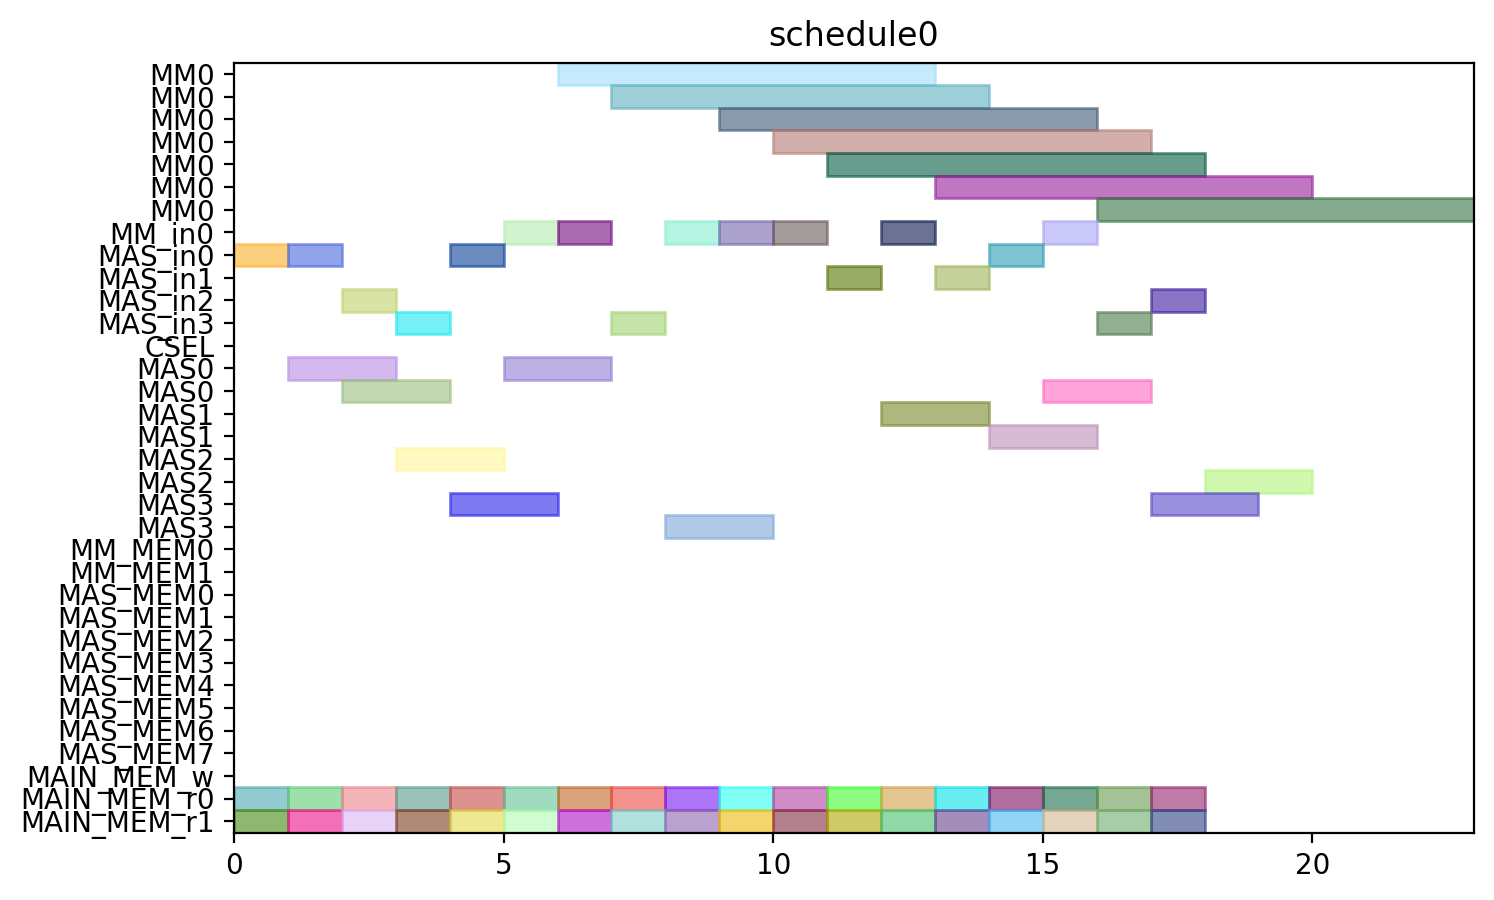

This chart was generated by the following Python code:
from pyschedule import Scenario, solvers, plotters, alt


def solve():
	horizon = 120
	S = Scenario("schedule0", horizon=horizon)

	# resource
	MM = S.Resources('MM', num=1, size=7)
	MM_in = S.Resources('MM_in', num=1)
	MAS_in = S.Resources('MAS_in', num=4)
	CSEL = S.Resource('CSEL')
	MAS = S.Resources('MAS', num=4, size=2, periods=range(1, horizon))
	MM_MEM = S.Resources('MM_MEM', num=2)
	MAS_MEM = S.Resources('MAS_MEM', num=8)
	MAIN_MEM_w = S.Resource('MAIN_MEM_w', size=1)
	MAIN_MEM_r = S.Resources('MAIN_MEM_r', num=2)

	# result of previous scheduling

	# new tasks
	t0_t0 = S.Task('t0_t0', length=2, delay_cost=1)
	t0_t0 += alt(MAS)
	t0_t0_in = S.Task('t0_t0_in', length=1, delay_cost=1)
	t0_t0_in += alt(MAS_in)
	S += t0_t0_in*MAS_in[0]<=t0_t0*MAS[0]

	S += t0_t0_in*MAS_in[1]<=t0_t0*MAS[1]

	S += t0_t0_in*MAS_in[2]<=t0_t0*MAS[2]

	S += t0_t0_in*MAS_in[3]<=t0_t0*MAS[3]

	t0_t0_mem0 = S.Task('t0_t0_mem0', length=1, delay_cost=1)
	t0_t0_mem0 += MAIN_MEM_r[0]
	S += t0_t0_mem0 <= t0_t0

	t0_t0_mem1 = S.Task('t0_t0_mem1', length=1, delay_cost=1)
	t0_t0_mem1 += MAIN_MEM_r[1]
	S += t0_t0_mem1 <= t0_t0

	t0_t1 = S.Task('t0_t1', length=2, delay_cost=1)
	t0_t1 += alt(MAS)
	t0_t1_in = S.Task('t0_t1_in', length=1, delay_cost=1)
	t0_t1_in += alt(MAS_in)
	S += t0_t1_in*MAS_in[0]<=t0_t1*MAS[0]

	S += t0_t1_in*MAS_in[1]<=t0_t1*MAS[1]

	S += t0_t1_in*MAS_in[2]<=t0_t1*MAS[2]

	S += t0_t1_in*MAS_in[3]<=t0_t1*MAS[3]

	t0_t1_mem0 = S.Task('t0_t1_mem0', length=1, delay_cost=1)
	t0_t1_mem0 += MAIN_MEM_r[0]
	S += t0_t1_mem0 <= t0_t1

	t0_t1_mem1 = S.Task('t0_t1_mem1', length=1, delay_cost=1)
	t0_t1_mem1 += MAIN_MEM_r[1]
	S += t0_t1_mem1 <= t0_t1

	t0_t3 = S.Task('t0_t3', length=7, delay_cost=1)
	t0_t3 += alt(MM)
	t0_t3_in = S.Task('t0_t3_in', length=1, delay_cost=1)
	t0_t3_in += alt(MM_in)
	S += t0_t3_in*MM_in[0]<=t0_t3*MM[0]
	t0_t3_mem0 = S.Task('t0_t3_mem0', length=1, delay_cost=1)
	t0_t3_mem0 += MAIN_MEM_r[0]
	S += t0_t3_mem0 <= t0_t3

	t0_t3_mem1 = S.Task('t0_t3_mem1', length=1, delay_cost=1)
	t0_t3_mem1 += MAIN_MEM_r[1]
	S += t0_t3_mem1 <= t0_t3

	t1_t0 = S.Task('t1_t0', length=2, delay_cost=1)
	t1_t0 += alt(MAS)
	t1_t0_in = S.Task('t1_t0_in', length=1, delay_cost=1)
	t1_t0_in += alt(MAS_in)
	S += t1_t0_in*MAS_in[0]<=t1_t0*MAS[0]

	S += t1_t0_in*MAS_in[1]<=t1_t0*MAS[1]

	S += t1_t0_in*MAS_in[2]<=t1_t0*MAS[2]

	S += t1_t0_in*MAS_in[3]<=t1_t0*MAS[3]

	t1_t0_mem0 = S.Task('t1_t0_mem0', length=1, delay_cost=1)
	t1_t0_mem0 += MAIN_MEM_r[0]
	S += t1_t0_mem0 <= t1_t0

	t1_t0_mem1 = S.Task('t1_t0_mem1', length=1, delay_cost=1)
	t1_t0_mem1 += MAIN_MEM_r[1]
	S += t1_t0_mem1 <= t1_t0

	t1_t1 = S.Task('t1_t1', length=2, delay_cost=1)
	t1_t1 += alt(MAS)
	t1_t1_in = S.Task('t1_t1_in', length=1, delay_cost=1)
	t1_t1_in += alt(MAS_in)
	S += t1_t1_in*MAS_in[0]<=t1_t1*MAS[0]

	S += t1_t1_in*MAS_in[1]<=t1_t1*MAS[1]

	S += t1_t1_in*MAS_in[2]<=t1_t1*MAS[2]

	S += t1_t1_in*MAS_in[3]<=t1_t1*MAS[3]

	t1_t1_mem0 = S.Task('t1_t1_mem0', length=1, delay_cost=1)
	t1_t1_mem0 += MAIN_MEM_r[0]
	S += t1_t1_mem0 <= t1_t1

	t1_t1_mem1 = S.Task('t1_t1_mem1', length=1, delay_cost=1)
	t1_t1_mem1 += MAIN_MEM_r[1]
	S += t1_t1_mem1 <= t1_t1

	t1_t3 = S.Task('t1_t3', length=7, delay_cost=1)
	t1_t3 += alt(MM)
	t1_t3_in = S.Task('t1_t3_in', length=1, delay_cost=1)
	t1_t3_in += alt(MM_in)
	S += t1_t3_in*MM_in[0]<=t1_t3*MM[0]
	t1_t3_mem0 = S.Task('t1_t3_mem0', length=1, delay_cost=1)
	t1_t3_mem0 += MAIN_MEM_r[0]
	S += t1_t3_mem0 <= t1_t3

	t1_t3_mem1 = S.Task('t1_t3_mem1', length=1, delay_cost=1)
	t1_t3_mem1 += MAIN_MEM_r[1]
	S += t1_t3_mem1 <= t1_t3

	t2_t2 = S.Task('t2_t2', length=2, delay_cost=1)
	t2_t2 += alt(MAS)
	t2_t2_in = S.Task('t2_t2_in', length=1, delay_cost=1)
	t2_t2_in += alt(MAS_in)
	S += t2_t2_in*MAS_in[0]<=t2_t2*MAS[0]

	S += t2_t2_in*MAS_in[1]<=t2_t2*MAS[1]

	S += t2_t2_in*MAS_in[2]<=t2_t2*MAS[2]

	S += t2_t2_in*MAS_in[3]<=t2_t2*MAS[3]

	t2_t2_mem0 = S.Task('t2_t2_mem0', length=1, delay_cost=1)
	t2_t2_mem0 += MAIN_MEM_r[0]
	S += t2_t2_mem0 <= t2_t2

	t2_t2_mem1 = S.Task('t2_t2_mem1', length=1, delay_cost=1)
	t2_t2_mem1 += MAIN_MEM_r[1]
	S += t2_t2_mem1 <= t2_t2

	t5_t0 = S.Task('t5_t0', length=7, delay_cost=1)
	t5_t0 += alt(MM)
	t5_t0_in = S.Task('t5_t0_in', length=1, delay_cost=1)
	t5_t0_in += alt(MM_in)
	S += t5_t0_in*MM_in[0]<=t5_t0*MM[0]
	t5_t0_mem0 = S.Task('t5_t0_mem0', length=1, delay_cost=1)
	t5_t0_mem0 += MAIN_MEM_r[0]
	S += t5_t0_mem0 <= t5_t0

	t5_t0_mem1 = S.Task('t5_t0_mem1', length=1, delay_cost=1)
	t5_t0_mem1 += MAIN_MEM_r[1]
	S += t5_t0_mem1 <= t5_t0

	t5_t1 = S.Task('t5_t1', length=7, delay_cost=1)
	t5_t1 += alt(MM)
	t5_t1_in = S.Task('t5_t1_in', length=1, delay_cost=1)
	t5_t1_in += alt(MM_in)
	S += t5_t1_in*MM_in[0]<=t5_t1*MM[0]
	t5_t1_mem0 = S.Task('t5_t1_mem0', length=1, delay_cost=1)
	t5_t1_mem0 += MAIN_MEM_r[0]
	S += t5_t1_mem0 <= t5_t1

	t5_t1_mem1 = S.Task('t5_t1_mem1', length=1, delay_cost=1)
	t5_t1_mem1 += MAIN_MEM_r[1]
	S += t5_t1_mem1 <= t5_t1

	t5_t2 = S.Task('t5_t2', length=2, delay_cost=1)
	t5_t2 += alt(MAS)
	t5_t2_in = S.Task('t5_t2_in', length=1, delay_cost=1)
	t5_t2_in += alt(MAS_in)
	S += t5_t2_in*MAS_in[0]<=t5_t2*MAS[0]

	S += t5_t2_in*MAS_in[1]<=t5_t2*MAS[1]

	S += t5_t2_in*MAS_in[2]<=t5_t2*MAS[2]

	S += t5_t2_in*MAS_in[3]<=t5_t2*MAS[3]

	t5_t2_mem0 = S.Task('t5_t2_mem0', length=1, delay_cost=1)
	t5_t2_mem0 += MAIN_MEM_r[0]
	S += t5_t2_mem0 <= t5_t2

	t5_t2_mem1 = S.Task('t5_t2_mem1', length=1, delay_cost=1)
	t5_t2_mem1 += MAIN_MEM_r[1]
	S += t5_t2_mem1 <= t5_t2

	t5_t3 = S.Task('t5_t3', length=2, delay_cost=1)
	t5_t3 += alt(MAS)
	t5_t3_in = S.Task('t5_t3_in', length=1, delay_cost=1)
	t5_t3_in += alt(MAS_in)
	S += t5_t3_in*MAS_in[0]<=t5_t3*MAS[0]

	S += t5_t3_in*MAS_in[1]<=t5_t3*MAS[1]

	S += t5_t3_in*MAS_in[2]<=t5_t3*MAS[2]

	S += t5_t3_in*MAS_in[3]<=t5_t3*MAS[3]

	t5_t3_mem0 = S.Task('t5_t3_mem0', length=1, delay_cost=1)
	t5_t3_mem0 += MAIN_MEM_r[0]
	S += t5_t3_mem0 <= t5_t3

	t5_t3_mem1 = S.Task('t5_t3_mem1', length=1, delay_cost=1)
	t5_t3_mem1 += MAIN_MEM_r[1]
	S += t5_t3_mem1 <= t5_t3

	t7_t0 = S.Task('t7_t0', length=2, delay_cost=1)
	t7_t0 += alt(MAS)
	t7_t0_in = S.Task('t7_t0_in', length=1, delay_cost=1)
	t7_t0_in += alt(MAS_in)
	S += t7_t0_in*MAS_in[0]<=t7_t0*MAS[0]

	S += t7_t0_in*MAS_in[1]<=t7_t0*MAS[1]

	S += t7_t0_in*MAS_in[2]<=t7_t0*MAS[2]

	S += t7_t0_in*MAS_in[3]<=t7_t0*MAS[3]

	t7_t0_mem0 = S.Task('t7_t0_mem0', length=1, delay_cost=1)
	t7_t0_mem0 += MAIN_MEM_r[0]
	S += t7_t0_mem0 <= t7_t0

	t7_t0_mem1 = S.Task('t7_t0_mem1', length=1, delay_cost=1)
	t7_t0_mem1 += MAIN_MEM_r[1]
	S += t7_t0_mem1 <= t7_t0

	t7_t1 = S.Task('t7_t1', length=2, delay_cost=1)
	t7_t1 += alt(MAS)
	t7_t1_in = S.Task('t7_t1_in', length=1, delay_cost=1)
	t7_t1_in += alt(MAS_in)
	S += t7_t1_in*MAS_in[0]<=t7_t1*MAS[0]

	S += t7_t1_in*MAS_in[1]<=t7_t1*MAS[1]

	S += t7_t1_in*MAS_in[2]<=t7_t1*MAS[2]

	S += t7_t1_in*MAS_in[3]<=t7_t1*MAS[3]

	t7_t1_mem0 = S.Task('t7_t1_mem0', length=1, delay_cost=1)
	t7_t1_mem0 += MAIN_MEM_r[0]
	S += t7_t1_mem0 <= t7_t1

	t7_t1_mem1 = S.Task('t7_t1_mem1', length=1, delay_cost=1)
	t7_t1_mem1 += MAIN_MEM_r[1]
	S += t7_t1_mem1 <= t7_t1

	t7_t3 = S.Task('t7_t3', length=7, delay_cost=1)
	t7_t3 += alt(MM)
	t7_t3_in = S.Task('t7_t3_in', length=1, delay_cost=1)
	t7_t3_in += alt(MM_in)
	S += t7_t3_in*MM_in[0]<=t7_t3*MM[0]
	t7_t3_mem0 = S.Task('t7_t3_mem0', length=1, delay_cost=1)
	t7_t3_mem0 += MAIN_MEM_r[0]
	S += t7_t3_mem0 <= t7_t3

	t7_t3_mem1 = S.Task('t7_t3_mem1', length=1, delay_cost=1)
	t7_t3_mem1 += MAIN_MEM_r[1]
	S += t7_t3_mem1 <= t7_t3

	t10_t0 = S.Task('t10_t0', length=7, delay_cost=1)
	t10_t0 += alt(MM)
	t10_t0_in = S.Task('t10_t0_in', length=1, delay_cost=1)
	t10_t0_in += alt(MM_in)
	S += t10_t0_in*MM_in[0]<=t10_t0*MM[0]
	t10_t0_mem0 = S.Task('t10_t0_mem0', length=1, delay_cost=1)
	t10_t0_mem0 += MAIN_MEM_r[0]
	S += t10_t0_mem0 <= t10_t0

	t10_t0_mem1 = S.Task('t10_t0_mem1', length=1, delay_cost=1)
	t10_t0_mem1 += MAIN_MEM_r[1]
	S += t10_t0_mem1 <= t10_t0

	t10_t1 = S.Task('t10_t1', length=7, delay_cost=1)
	t10_t1 += alt(MM)
	t10_t1_in = S.Task('t10_t1_in', length=1, delay_cost=1)
	t10_t1_in += alt(MM_in)
	S += t10_t1_in*MM_in[0]<=t10_t1*MM[0]
	t10_t1_mem0 = S.Task('t10_t1_mem0', length=1, delay_cost=1)
	t10_t1_mem0 += MAIN_MEM_r[0]
	S += t10_t1_mem0 <= t10_t1

	t10_t1_mem1 = S.Task('t10_t1_mem1', length=1, delay_cost=1)
	t10_t1_mem1 += MAIN_MEM_r[1]
	S += t10_t1_mem1 <= t10_t1

	t10_t2 = S.Task('t10_t2', length=2, delay_cost=1)
	t10_t2 += alt(MAS)
	t10_t2_in = S.Task('t10_t2_in', length=1, delay_cost=1)
	t10_t2_in += alt(MAS_in)
	S += t10_t2_in*MAS_in[0]<=t10_t2*MAS[0]

	S += t10_t2_in*MAS_in[1]<=t10_t2*MAS[1]

	S += t10_t2_in*MAS_in[2]<=t10_t2*MAS[2]

	S += t10_t2_in*MAS_in[3]<=t10_t2*MAS[3]

	t10_t2_mem0 = S.Task('t10_t2_mem0', length=1, delay_cost=1)
	t10_t2_mem0 += MAIN_MEM_r[0]
	S += t10_t2_mem0 <= t10_t2

	t10_t2_mem1 = S.Task('t10_t2_mem1', length=1, delay_cost=1)
	t10_t2_mem1 += MAIN_MEM_r[1]
	S += t10_t2_mem1 <= t10_t2

	t10_t3 = S.Task('t10_t3', length=2, delay_cost=1)
	t10_t3 += alt(MAS)
	t10_t3_in = S.Task('t10_t3_in', length=1, delay_cost=1)
	t10_t3_in += alt(MAS_in)
	S += t10_t3_in*MAS_in[0]<=t10_t3*MAS[0]

	S += t10_t3_in*MAS_in[1]<=t10_t3*MAS[1]

	S += t10_t3_in*MAS_in[2]<=t10_t3*MAS[2]

	S += t10_t3_in*MAS_in[3]<=t10_t3*MAS[3]

	t10_t3_mem0 = S.Task('t10_t3_mem0', length=1, delay_cost=1)
	t10_t3_mem0 += MAIN_MEM_r[0]
	S += t10_t3_mem0 <= t10_t3

	t10_t3_mem1 = S.Task('t10_t3_mem1', length=1, delay_cost=1)
	t10_t3_mem1 += MAIN_MEM_r[1]
	S += t10_t3_mem1 <= t10_t3

	solvers.mip.solve(S,msg=1,kind='CPLEX',ratio_gap=1.01)

	solution = [['hoge']*len(S.solution()[1]) for i in range(len(S.solution()))]
	for i in range(len(S.solution())):
		for j in range(len(S.solution()[i])):
			solution[i][j]=str(S.solution()[i][j])
	print(solution)

	cycles = int(solution[-1][3])

	pic_file_name = "/home/mfukuda/ABE/multiRAM_multiMAS_16mux/scheduling_result/stage7MM1_stage2MAS4/EP2_DBL_w_EVAL/schedule0.png"
	if(S.solution() != []):
		plotters.matplotlib.plot(S,img_filename=pic_file_name, show_task_labels=False, fig_size=(cycles*0.25+3, 5))

	return solution
